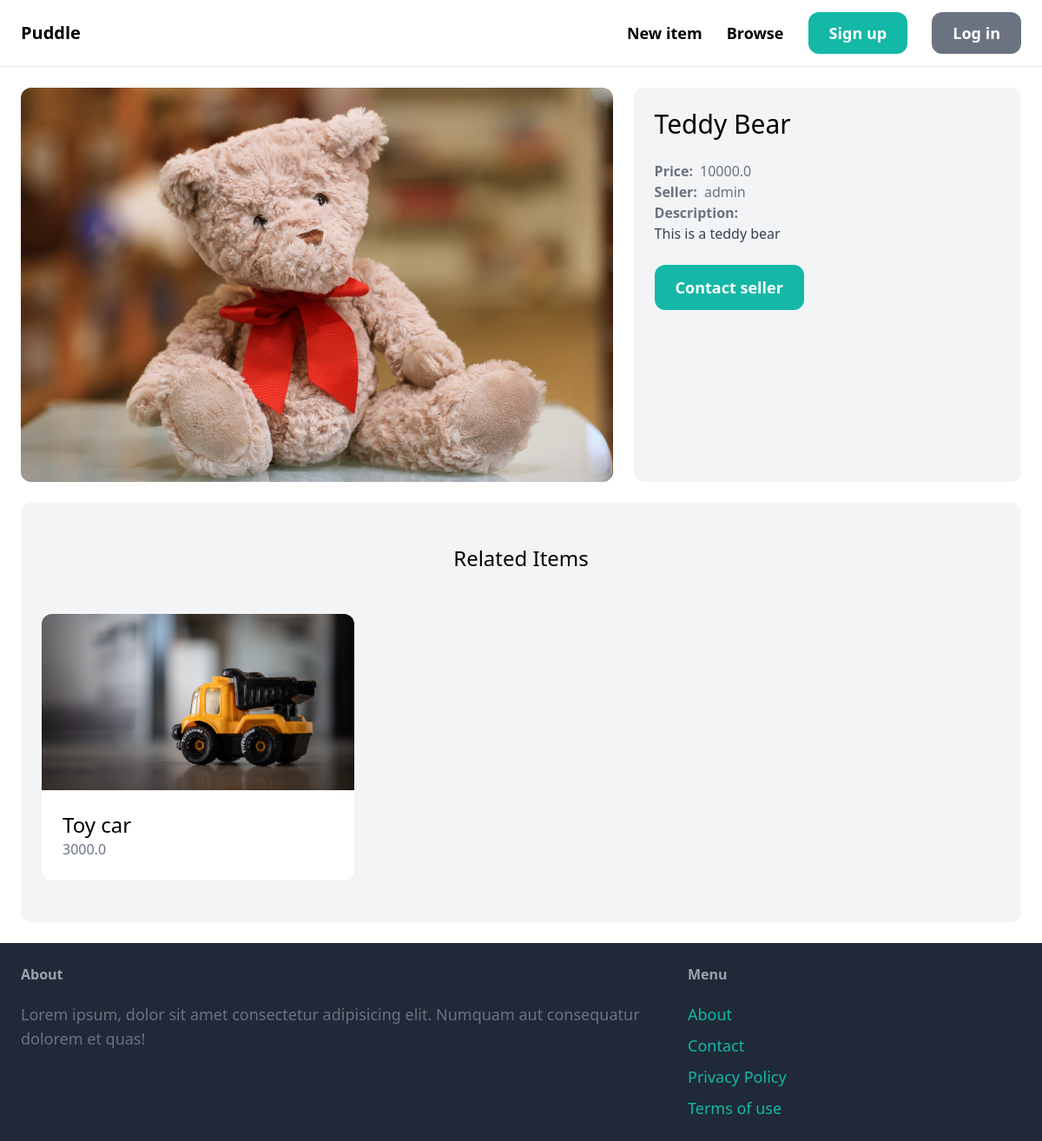
Page /items/1/ on the committed database.
### item/models.py (models this page shows, shortened)
class Item(models.Model):
  name = models.CharField(max_length=255)
  description = models.TextField(blank=True,null=True)
  price = models.FloatField()
  image = models.ImageField(upload_to='item_images',blank=True,null=True)
  is_sold = models.BooleanField(default=False)
  created_at= models.DateTimeField(auto_now_add=True)
  created_by = models.ForeignKey(User,related_name="items",on_delete=models.CASCADE)
  category = models.ForeignKey(Category,related_name="items",on_delete=models.CASCADE)

### item/views.py (the view)
# urls.py: path("<int:pk>/",views.detail,name="detail"),
def detail(request,pk):
    item = get_object_or_404(Item,pk=pk)
    related_items = Item.objects.filter(category=item.category,is_sold=False).exclude(pk=pk)[0:3]
    return render(request,'item/detail.html',{
        'item':item,
        'related_items':related_items,
    })

### item/templates/item/detail.html (shortened to what this page needs)
{% extends "core/base.html" %}
{% block content %}
  <div class="grid grid-cols-5 gap-6">
    <div class="col-span-3 ">
      <img src="{{ item.image.url }}" alt="{{ item.name }}" class="rounded-xl">
    </div>
    <div class="col-span-2 p-6 bg-gray-100 rounded-xl">
      <h1 class="mb-6 text-3xl">{{ item.name }}</h1>
      <p class="text-gray-500">
        <strong class="pr-2">Price:</strong>{{ item.price }}
      </p>
      <p class="text-gray-500">
        <strong class="pr-2">Seller:</strong>{{ item.created_by.username }}
      </p>
      {% if item.description %}
        <p class="text-gray-700">
          <strong class="text-gray-500">Description:</strong>
          <br>
          {{ item.description }}
        </p>
      {% endif %}
      <a href="#"
         class="inline-block mt-6 px-6 py-3 text-lg font-semibold bg-teal-500 text-white rounded-xl hover:bg-teal-700">
        Contact seller
      </a>
    </div>
  </div>
  {% if related_items|length > 0 %}
    <div class="mt-6 px-6 py-12 bg-gray-100 rounded-xl">
      <h2 class="mb-12 text-2xl text-center">Related Items</h2>
      <div class="grid grid-cols-3 gap-3">
        {% for item in related_items %}
          <div>
            <a href="{% url 'item:detail' item.id %}">
              <div>
                <img src="{{ item.image.url }}" alt="{{ item.name }}" class="rounded-t-xl">
              </div>
              <div class="p-6 bg-white rounded-b-xl">
                <h2 class="text-2xl">{{ item.name }}</h2>
                <p class="text-gray-500">{{ item.price }}</p>
              </div>
            </a>
          </div>
        {% endfor %}
      </div>
    </div>
  {% endif %}
{% endblock content %}

### rows in the picture
Item: image (picture), name "Teddy Bear", price "10000.0", created_by.username "admin", description "This is a teddy bear"
Item: image (picture), name "Toy car", price "3000.0"
